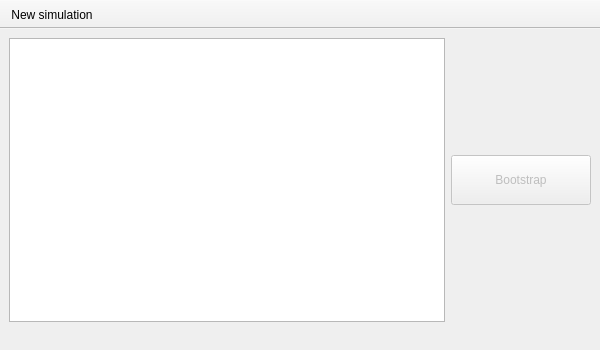
<?xml version="1.0" encoding="UTF-8"?>
<ui version="4.0">
 <class>ControlPanelWindow</class>
 <widget class="QMainWindow" name="ControlPanelWindow">
  <property name="geometry">
   <rect>
    <x>0</x>
    <y>0</y>
    <width>600</width>
    <height>350</height>
   </rect>
  </property>
  <property name="windowTitle">
   <string>FORSE Control Panel</string>
  </property>
  <property name="windowIcon">
   <iconset resource="../icons.qrc">
    <normaloff>:/icons/control-panel.png</normaloff>:/icons/control-panel.png</iconset>
  </property>
  <widget class="QWidget" name="centralWidget">
   <layout class="QHBoxLayout" name="horizontalLayout">
    <item>
     <widget class="QListView" name="nodesView">
      <property name="editTriggers">
       <set>QAbstractItemView::NoEditTriggers</set>
      </property>
      <property name="selectionMode">
       <enum>QAbstractItemView::NoSelection</enum>
      </property>
     </widget>
    </item>
    <item>
     <widget class="QPushButton" name="bootstrapButton">
      <property name="enabled">
       <bool>false</bool>
      </property>
      <property name="minimumSize">
       <size>
        <width>140</width>
        <height>50</height>
       </size>
      </property>
      <property name="text">
       <string>Bootstrap</string>
      </property>
      <property name="icon">
       <iconset resource="../icons.qrc">
        <normaloff>:/icons/bootstrap.png</normaloff>:/icons/bootstrap.png</iconset>
      </property>
      <property name="iconSize">
       <size>
        <width>32</width>
        <height>32</height>
       </size>
      </property>
     </widget>
    </item>
   </layout>
  </widget>
  <widget class="QStatusBar" name="statusBar">
   <property name="sizeGripEnabled">
    <bool>false</bool>
   </property>
  </widget>
  <widget class="QToolBar" name="toolBar">
   <property name="movable">
    <bool>false</bool>
   </property>
   <property name="allowedAreas">
    <set>Qt::TopToolBarArea</set>
   </property>
   <property name="iconSize">
    <size>
     <width>32</width>
     <height>32</height>
    </size>
   </property>
   <property name="toolButtonStyle">
    <enum>Qt::ToolButtonTextBesideIcon</enum>
   </property>
   <property name="floatable">
    <bool>false</bool>
   </property>
   <attribute name="toolBarArea">
    <enum>TopToolBarArea</enum>
   </attribute>
   <attribute name="toolBarBreak">
    <bool>false</bool>
   </attribute>
   <addaction name="actionNewSimulation"/>
  </widget>
  <action name="actionNewSimulation">
   <property name="icon">
    <iconset resource="../icons.qrc">
     <normaloff>:/icons/new-simulation.png</normaloff>:/icons/new-simulation.png</iconset>
   </property>
   <property name="text">
    <string>New simulation</string>
   </property>
   <property name="toolTip">
    <string>Configure a new simulation</string>
   </property>
   <property name="shortcut">
    <string>Ctrl+N</string>
   </property>
  </action>
 </widget>
 <resources>
  <include location="../icons.qrc"/>
 </resources>
 <connections/>
</ui>
